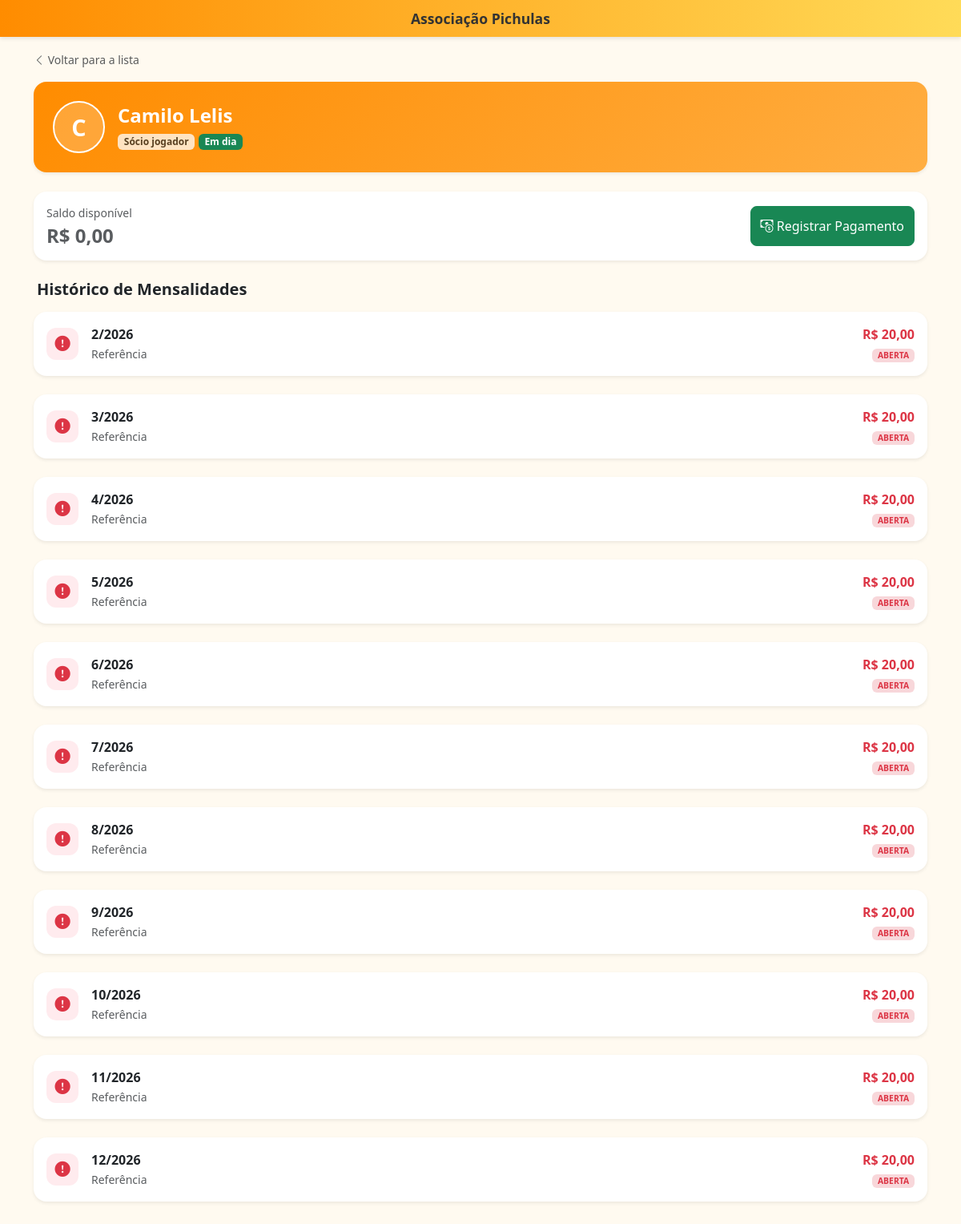
The page /associados/detatlhe/7 on the database its author committed.
### associados/models.py (models this page shows, shortened)
class Associados(models.Model):
    TIPO_CHOICES = (
        ('jogador','Jogador'),
        ('torcedor','Torcedor'),
    )
    nome = models.CharField(max_length = 50)
    sobrenome = models.CharField(max_length = 50)
    tipo = models.CharField(max_length = 50, choices = TIPO_CHOICES, blank = True, null = True)
    data_cadastro = models.DateField(default = timezone.now)
    valor_mensalidade = models.DecimalField(max_digits=10, decimal_places=2)
    saldo_credito = models.DecimalField(max_digits=10, decimal_places=2, default=0)
    ativo = models.BooleanField(default = True)
    @property
    def esta_em_dia(self):
        hoje = timezone.now().date()
        return not self.mensalidades.filter(
            status='ABERTA',
            data_vencimento__lt=hoje
        ).exists()

### financeiro/models.py (models this page shows, shortened)
class Mensalidade(models.Model):
    STATUS_CHOICES = (
        ('ABERTA','Aberta'),
        ('PAGA','Paga'),
    )
    associado = models.ForeignKey(
        Associados,
        on_delete=models.PROTECT,
        related_name='mensalidades',
    )
    mes = models.PositiveIntegerField(validators=[MinValueValidator(1), MaxValueValidator(12)])
    ano = models.PositiveIntegerField()
    valor = models.DecimalField(
        max_digits=8,
        decimal_places=2,
    )
    status = models.CharField(
        max_length=10,
        choices=STATUS_CHOICES,
        default='ABERTA',
    )
    data_vencimento = models.DateField()
    data_pagamento = models.DateField(
        null=True,
        blank=True,
    )
    criado_em = models.DateTimeField(auto_now_add=True)
    class Meta:
        constraints = [
            models.UniqueConstraint(
                fields=['associado', 'mes', 'ano'],
                name='unique_mensalidade_por_mes'
            )
        ]
        ordering = ['ano', 'mes']

### associados/views.py (the view)
# urls.py: path('detatlhe/<int:id>', views.detalhe_associado, name='detalhe_associado'),
def detalhe_associado(request,id):
    associado = get_object_or_404(Associados,id=id)
    mensalidades = associado.mensalidades.all().order_by('ano', 'mes')
    mensalidades_abertas = mensalidades.filter(status='ABERTA')
    total_abertas = mensalidades_abertas.count()
    context = {
        'associado':associado,
        'mensalidades':mensalidades,
        'total_abertas':total_abertas,
    }
    return render(request, 'detalhe_associado.html',context)

### associados/templates/detalhe_associado.html (shortened to what this page needs)
{% extends 'base.html' %}
{% block content %}
<div class="mb-3">
    <a href="{% url 'lista_associados' %}" class="text-decoration-none text-muted small">
        <i class="bi bi-chevron-left"></i> Voltar para a lista
    </a>
</div>
<div class="card border-0 shadow-sm rounded-4 mb-4"
     style="background: linear-gradient(135deg, var(--cor-laranja), #ffae42);">
    <div class="card-body p-4 text-white">
        <div class="d-flex align-items-center">
            <div class="avatar-large me-3">
                {{ associado.nome|first|upper }}
            </div>
            <div>
                <h2 class="h4 mb-0 fw-bold">
                    {{ associado.nome }} {{ associado.sobrenome }}
                </h2>
                <span class="badge bg-white text-dark mt-1 opacity-75">
                    Sócio {{ associado.tipo }}
                </span>
                {% if associado.esta_em_dia %}
                    <span class="badge bg-success mt-2">Em dia</span>
                {% else %}
                    <span class="badge bg-danger mt-2">Inadimplente</span>
                {% endif %}
            </div>
        </div>
    </div>
</div>
<div class="card border-0 shadow-sm rounded-4 mb-4">
    <div class="card-body p-3 d-flex justify-content-between align-items-center">
        <div>
            <p class="mb-1 text-muted small">Saldo disponível</p>
            <h4 class="fw-bold mb-0 {% if associado.saldo_credito > 0 %}text-success{% else %}text-muted{% endif %}">
                R$ {{ associado.saldo_credito }}
            </h4>
        </div>
        <div>
            <a href="{% url 'registrar_pagamento' associado.id %}"
               class="btn btn-success rounded-3">
                <i class="bi bi-cash-coin"></i> Registrar Pagamento
            </a>
        </div>
    </div>
</div>
<div class="d-flex justify-content-between align-items-center mb-3 px-1">
    <h3 class="h5 mb-0 fw-bold text-dark">Histórico de Mensalidades</h3>
</div>
<div class="row g-2">
    {% for item in mensalidades %}
    <div class="col-12">
        <div class="card border-0 shadow-sm rounded-4">
            <div class="card-body p-3">
                <div class="d-flex justify-content-between align-items-center">
                    <div class="d-flex align-items-center">
                        <div class="icon-status
                            {% if item.status == 'PAGA' %}
                                bg-success-light text-success
                            {% else %}
                                bg-danger-light text-danger
                            {% endif %} me-3">
                            <i class="bi
                                {% if item.status == 'PAGA' %}
                                    bi-check-circle-fill
                                {% else %}
                                    bi-exclamation-circle-fill
                                {% endif %}">
                            </i>
                        </div>
                        <div>
                            <p class="mb-0 fw-bold text-dark">
                                {{ item.mes }}/{{ item.ano }}
                            </p>
                            <small class="text-muted">Referência</small>
                        </div>
                    </div>
                    <div class="text-end">
                        <p class="mb-0 fw-bold
                            {% if item.status == 'PAGA' %}
                                text-dark
                            {% else %}
                                text-danger
                            {% endif %}">
                            R$ {{ item.valor }}
                        </p>
                        <span class="badge
                            {% if item.status == 'PAGA' %}
                                bg-success-subtle text-success
                            {% else %}
                                bg-danger-subtle text-danger
                            {% endif %} border-0"
                            style="font-size: 0.65rem;">
                            {{ item.status }}
                        </span>
                    </div>
                </div>
            </div>
        </div>
    </div>
    {% empty %}
    <div class="col-12 text-center py-5">
        <p class="text-muted">Nenhuma mensalidade registrada.</p>
    </div>
    {% endfor %}
</div>
{% endblock %}

### adminApp/templates/base.html (style rules this page uses)
:root { --cor-laranja: #ff8c00; --cor-amarelo: #ffdb58; --cor-texto-navbar: #333; }
body { background-color: #fffaf0; padding-bottom: 70px; }
@media (min-width: 992px) { body { padding-bottom: 0; } }
.btn { padding: 12px; border-radius: 10px; }
.card { border-radius: 15px; margin-bottom: 15px; }

### associados/templates/detalhe_associado.html (style rules this page uses)
.avatar-large { width: 65px; height: 65px; background-color: rgba(255, 255, 255, 0.2); border: 2px solid white; color: white; border-radius: 50%; display: flex; align-items: center; justify-content: center; font-weight: bold; font-size: 1.8rem; }
.icon-status { width: 40px; height: 40px; border-radius: 12px; display: flex; align-items: center; justify-content: center; font-size: 1.2rem; }
.bg-danger-light { background-color: #ffebee; }
.bg-danger-subtle { background-color: #f8d7da; }
.row.g-2 { padding-bottom: 20px; }

### rows shown on the page
Associados: nome|first "C", nome "Camilo", sobrenome "Lelis", tipo "jogador", saldo_credito "0,00"
Mensalidade: mes "2", ano "2026", valor "20,00", status "ABERTA"
Mensalidade: mes "3", ano "2026", valor "20,00", status "ABERTA"
Mensalidade: mes "4", ano "2026", valor "20,00", status "ABERTA"
Mensalidade: mes "5", ano "2026", valor "20,00", status "ABERTA"
Mensalidade: mes "6", ano "2026", valor "20,00", status "ABERTA"
Mensalidade: mes "7", ano "2026", valor "20,00", status "ABERTA"
Mensalidade: mes "8", ano "2026", valor "20,00", status "ABERTA"
Mensalidade: mes "9", ano "2026", valor "20,00", status "ABERTA"
Mensalidade: mes "10", ano "2026", valor "20,00", status "ABERTA"
Mensalidade: mes "11", ano "2026", valor "20,00", status "ABERTA"
Mensalidade: mes "12", ano "2026", valor "20,00", status "ABERTA"
